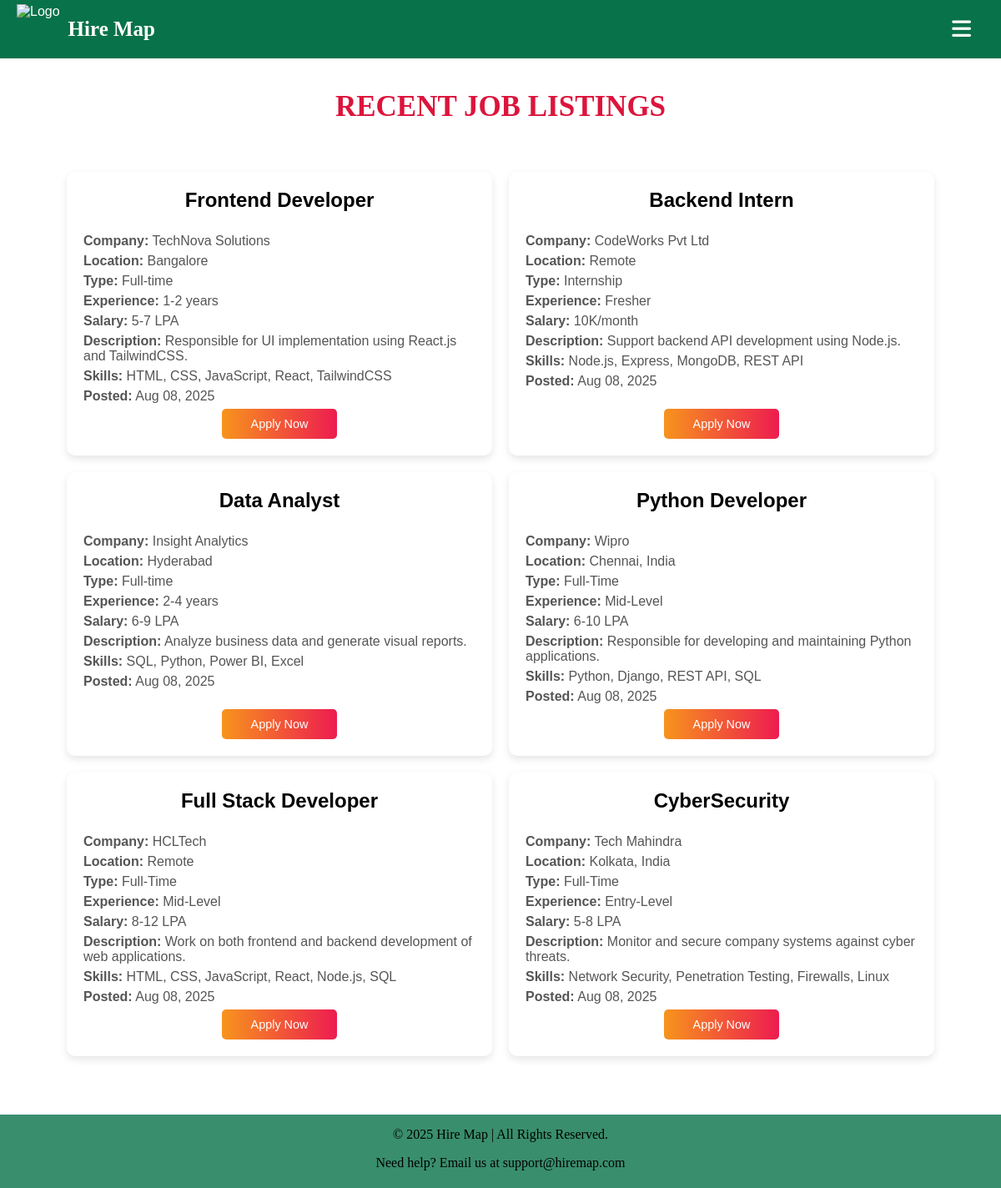
Page /job_listings.php on the committed database.
### tables this page shows
CREATE TABLE recent_jobs (
    job_id INT NOT NULL AUTO_INCREMENT PRIMARY KEY,
    title VARCHAR(100) NOT NULL,
    company VARCHAR(100) NOT NULL,
    location VARCHAR(100) NOT NULL,
    job_type VARCHAR(50),
    experience_level VARCHAR(50),
    salary_range VARCHAR(50),
    posted_date DATETIME NOT NULL DEFAULT CURRENT_TIMESTAMP,
    description TEXT,
    skills_required TEXT
);

### job_listings.php (the view, shortened to what this page needs)
<!DOCTYPE html>
<html lang="en">
<head>
<link rel="stylesheet" href="https://cdnjs.cloudflare.com/ajax/libs/font-awesome/6.5.2/css/all.min.css">
</head>
<body>
<div class="wrapper">
<?php include 'navbar.php'; ?>
<?php include 'database_connection.php'; ?>
<br><h1>RECENT JOB LISTINGS</h1><br>
<div class="job-listings">
<?php
$sql = "SELECT job_id, title, company, location, job_type, experience_level, salary_range, posted_date, description, skills_required
        FROM recent_jobs
        ORDER BY posted_date DESC";
$result = $conn->query($sql);
if ($result->num_rows > 0) {
    while ($job = $result->fetch_assoc()) {
        echo '<div class="job-card">';
        echo '<div class="job-title">' . htmlspecialchars($job['title']) . '</div>'.'<br>';
        echo '<div class="company"><strong>Company:</strong> ' . htmlspecialchars($job['company']) . '</div>';
        echo '<div class="location"><strong>Location:</strong> ' . htmlspecialchars($job['location']) . '</div>';
        echo '<div class="job-type"><strong>Type:</strong> ' . htmlspecialchars($job['job_type']) . '</div>';
        echo '<div class="experience"><strong>Experience:</strong> ' . htmlspecialchars($job['experience_level']) . '</div>';
        echo '<div class="salary"><strong>Salary:</strong> ' . htmlspecialchars($job['salary_range']) . '</div>';
        echo '<div class="description"><strong>Description:</strong> ' . nl2br(htmlspecialchars($job['description'])) . '</div>';
        echo '<div class="skills"><strong>Skills:</strong> ' . nl2br(htmlspecialchars($job['skills_required'])) . '</div>';
        echo '<div class="posted-date"><strong>Posted:</strong> ' . date("M d, Y", strtotime($job['posted_date'])) . '</div>';
        echo '<div class="apply-btn">Apply Now</div>';
        echo '</div>';
    }
} else {
    echo "<p style='text-align:center;'>No job listings available at the moment.</p>";
}
?>
</div>
<?php include 'footer.php'; ?>
</div>
</body>
</html>

### job_listings.php (style rules this page uses)
body { font-family: Arial, sans-serif; background: url("https://www.elegantthemes.com/blog/wp-content/uploads/2013/09/bg-11-full.jpg"); margin: 0; padding: 0; text-align: center; }
h1 { margin-top: 90px; text-align: center; color: black; font-weight: bolder; margin-bottom: 20px; }
.job-listings { display: grid; grid-template-columns: repeat(auto-fit, minmax(400px, 1fr)); gap: 20px; margin: 0 auto 50px auto; padding: 20px; width: 90%; max-width: 1200px; box-sizing: border-box; }
.job-card { background: white; border-radius: 10px; padding: 20px; box-shadow: 0 4px 10px rgba(0,0,0,0.1); transition: transform 0.2s; display: flex; flex-direction: column; height: auto; box-sizing: border-box; overflow: hidden; }
.job-title { font-size: 1.5rem; font-weight: bolder; color: black; margin-bottom: 8px; }
.company, .location, .job-type, .experience, .salary, .posted-date, .description, .skills { color: #555; font-size: 1rem; margin-bottom: 6px; text-align: left; }
.apply-btn { margin-top: auto; align-self: center; padding: 10px 35px; background: linear-gradient(to right, #f7941d, #ed1c4f); color: white; text-decoration: none; border-radius: 5px; font-size: 0.9rem; cursor: pointer; transition: background 0.3s; }
.wrapper { display: flex; flex-direction: column; min-height: 100vh; }
h1 { text-align: center; color: crimson; font-family: 'Times New Roman', Times, serif; font-weight: bold; font-size: 35px; }

### rows in the picture
recent_jobs: title "Frontend Developer", company "TechNova Solutions", location "Bangalore", job_type "Full-time", experience_level "1-2 years", salary_range "5-7 LPA", description "Responsible for UI implementation using React.js and TailwindCSS.", skills_required "HTML, CSS, JavaScript, React, TailwindCSS", posted_date "Aug 08, 2025"
recent_jobs: title "Backend Intern", company "CodeWorks Pvt Ltd", location "Remote", job_type "Internship", experience_level "Fresher", salary_range "10K/month", description "Support backend API development using Node.js.", skills_required "Node.js, Express, MongoDB, REST API", posted_date "Aug 08, 2025"
recent_jobs: title "Data Analyst", company "Insight Analytics", location "Hyderabad", job_type "Full-time", experience_level "2-4 years", salary_range "6-9 LPA", description "Analyze business data and generate visual reports.", skills_required "SQL, Python, Power BI, Excel", posted_date "Aug 08, 2025"
recent_jobs: title "Python Developer", company "Wipro", location "Chennai, India", job_type "Full-Time", experience_level "Mid-Level", salary_range "6-10 LPA", description "Responsible for developing and maintaining Python applications.", skills_required "Python, Django, REST API, SQL", posted_date "Aug 08, 2025"
recent_jobs: title "Full Stack Developer", company "HCLTech", location "Remote", job_type "Full-Time", experience_level "Mid-Level", salary_range "8-12 LPA", description "Work on both frontend and backend development of web applications.", skills_required "HTML, CSS, JavaScript, React, Node.js, SQL", posted_date "Aug 08, 2025"
recent_jobs: title "CyberSecurity", company "Tech Mahindra", location "Kolkata, India", job_type "Full-Time", experience_level "Entry-Level", salary_range "5-8 LPA", description "Monitor and secure company systems against cyber threats.", skills_required "Network Security, Penetration Testing, Firewalls, Linux", posted_date "Aug 08, 2025"
